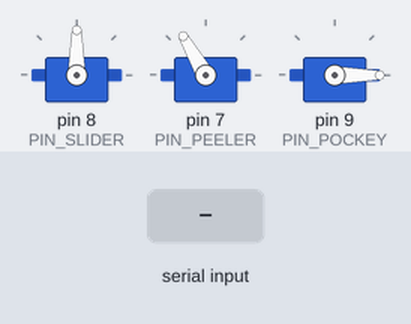
The sketch below on a simulated Arduino Uno, built with avr-gcc and run on an emulated ATmega328P. Shown: 3 × servo. The test bench sets the inputs (shaded band). What the sketch prints to the serial monitor is not drawn.

Above: at 1.2 s.
1.3 s: "a" received over Serial
At 2.1 s:
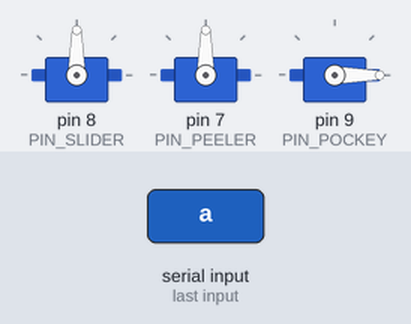
At 10.4 s:
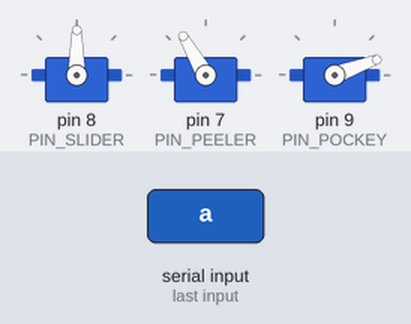
Timing chart, 0 to 23.1 s (numbered marks = the images above; inputs shaded):
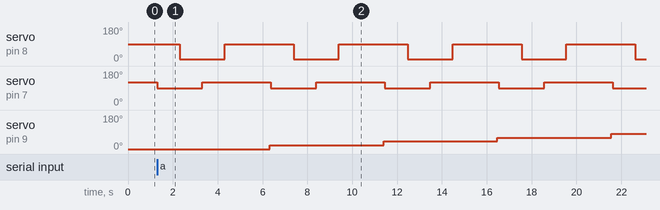

The sketch:

pockey_remover.ino
```cpp
#include <Servo.h>

// サーボオブジェクトの作成
Servo servo_slider;  // MG996R
Servo servo_peeler;  // MG996R
Servo servo_pockey;  // MG90S

// ピン番号の定義
const int PIN_PEELER = 7;
const int PIN_SLIDER = 8;
const int PIN_POCKEY = 9;

// 初期角度
const int INITIAL_ANGLE = 60;

// 各モジュール角度
const int SLIDER_ANGLE_1 = 90;
const int SLIDER_ANGLE_2 = 10;
const int PEELER_ANGLE_1 = 120;
const int PEELER_ANGLE_2 = 90;
const int POCKEY_ANGLE_1 = 0;
const int POCKEY_ANGLE_2 = 90;
const int POCKEY_ANGLE_3 = 180;

// 削って良いかのフラグ
bool canRemove = false;

// 現在のステップ
int currentStep = 0;

void setup() {
  // シリアル通信の開始
  Serial.begin(9600);

  // サーボをピンにアタッチ
  servo_slider.attach(PIN_SLIDER);
  servo_peeler.attach(PIN_PEELER);
  servo_pockey.attach(PIN_POCKEY);

  servo_slider.write(SLIDER_ANGLE_1);
  servo_peeler.write(PEELER_ANGLE_1);
  servo_pockey.write(POCKEY_ANGLE_1);

  Serial.println("=== サーボ制御システム起動 ===");
  Serial.println("コマンド: 'a' を送信すると次のステップに進みます");
  Serial.println("ステップ0で待機中...");
  Serial.println();
}

void loop() {
  // シリアルモニタからの入力をチェック
  if (Serial.available() > 0) {
    char input = Serial.read();

    // aが送られてきたら自動で動作開始
    if (input == 'a' || input == 'A') {
      canRemove = true;
    }
  }

  if (canRemove == false) {
    return;
  }

  if (currentStep % 2 == 0) {
    Serial.println("--- ポッキーのチョコレートを削る処理 ---");
    removeChocolate();
  } else {
    Serial.println("--- ポッキーを回す処理 ---");
    rotatePockey(currentStep);
  }
  currentStep++;

  // ステップ19の後は1に戻る
  if (currentStep > 19) {
    currentStep = 0;
    // 動作をストップ
    canRemove = false;
    Serial.println();
    Serial.println("--- 1サイクル完了。次の 'a' でステップ1から再開します ---");
    Serial.println();
  }
}

void removeChocolate() {
  servo_peeler.write(PEELER_ANGLE_2);
  Serial.println("servo_peeler = " + String(PEELER_ANGLE_2) + "度");
  delay(1000);
  servo_slider.write(SLIDER_ANGLE_2);
  Serial.println("servo_slider = " + String(SLIDER_ANGLE_2) + "度");
  delay(1000);
  servo_peeler.write(PEELER_ANGLE_1);
  Serial.println("servo_peeler = " + String(PEELER_ANGLE_1) + "度");
  delay(1000);
  servo_slider.write(SLIDER_ANGLE_1);
  Serial.println("servo_slider = " + String(SLIDER_ANGLE_1) + "度");
  delay(2000);
}

void rotatePockey(int step) {
  int deg = 20 * (1 + int(step / 2));
  if (deg > 180) {
    deg = 0;
  }
  servo_pockey.write(deg);
  Serial.println("servo_pockey = " + String(deg) + "度");
}
```

Measured:
- after the input at 1.3 s, servo on pin 8 (PIN_SLIDER): alternates 90° for 3.1 s and 10° for 2.0 s, starting after 1.0 s; servo on pin 7 (PIN_PEELER): alternates 120° for 3.1 s and 90° for 2.0 s, starting at once; servo on pin 9 (PIN_POCKEY): 0° → 20° after 5.0 s, → 40° 5.1 s later, → 60° 5.1 s later, → 80° 5.1 s later
